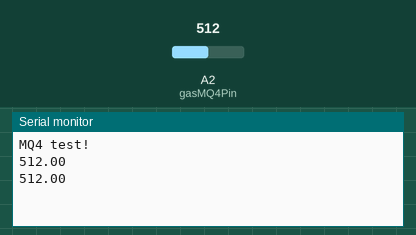
Simulated run of this sketch. Board: Arduino Uno, built with avr-gcc and run on an emulated ATmega328P. Shown: the last lines printed to the serial monitor. Inputs (shaded band) come from the test bench; at power-on: A2 (gasMQ4Pin) = 512.

Above: at 2.8 s.
2.9 s: A2 (gasMQ4Pin) set to 716
At 4.7 s:
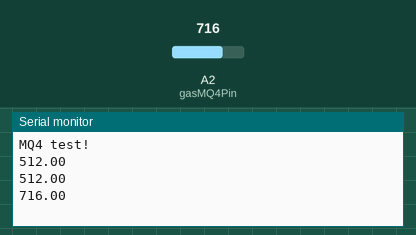
5.6 s: A2 (gasMQ4Pin) set to 900
At 7.5 s:
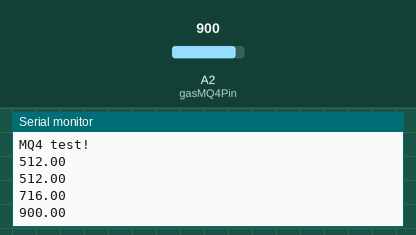
Timing chart, 0 to 9.0 s (numbered marks = the images above; inputs shaded):
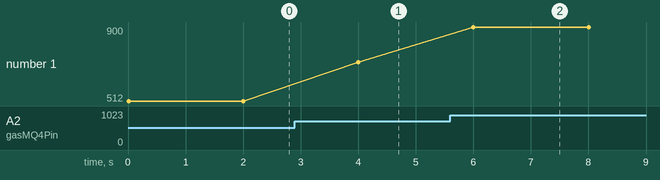

Measured:
- after the input at 2.9 s, the serial monitor: prints a new line after 1.1 s (image 1)
- after the input at 5.6 s, the serial monitor: prints a new line after 0.40 s (image 2)
- plotted number 1: 512 → 716 after the input at 2.9 s, 716 → 900 after the input at 5.6 s

The sketch:

MQ4.ino
```cpp
#define gasMQ4Pin A2


class deviceMQ4 {
  public:
    deviceMQ4() {

    }

    float readValue() {
      return analogRead(gasMQ4Pin);
    }
};

deviceMQ4 sensorMQ4;

void setup() {
  Serial.begin(9600);
  Serial.println("MQ4 test!");

}

void loop() {
  Serial.println(sensorMQ4.readValue());
  delay(2000);

}
```
